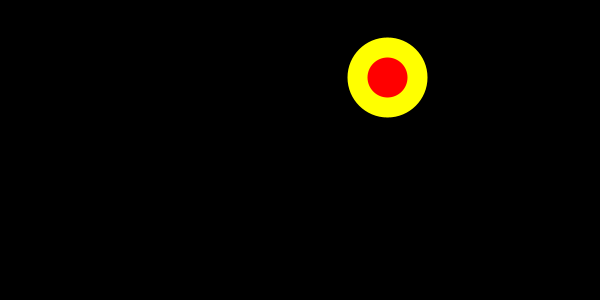
Frame 1 (no input)
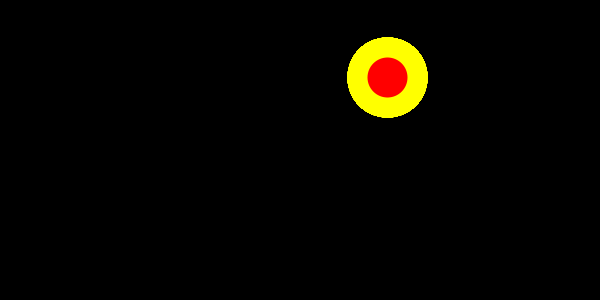
Frame 60 (the mouse pressed at the canvas centre just before this capture)
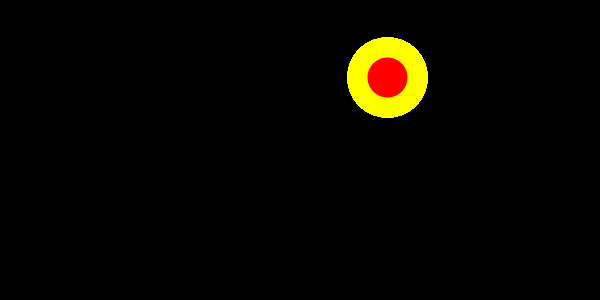
Frame 120 (the mouse held since frame 60 and released just before this capture)

The Processing sketch that drew these frames (run headless with seeded random() and noise(); from frame 60 on, the mouse is pressed at the canvas centre):

// Processing sketch: processing_55241
// ── processing_55241.pde

//Interactivity 1006 YSDN
//code by Anne Marie Hood 2012

float x=random(0,600);
float y=random(0,300);

float a= 255;
float b =0;
float c= 0;

float xMax = x+30;
float xMin = x-30;

float yMax = y+30;
float yMin = y-30;

void setup (){
  size (600,300);
  smooth();
  background (0);
}

void draw (){
  noStroke();
  fill (0);
  frameRate(5);
  fill(a,b,c);
  strokeWeight(20);
  stroke (255,255,0);
  ellipseMode (CENTER);
  ellipse (x,y,60,60);

if (mouseX<xMax && mouseX >xMin && mouseY>yMin && mouseY <yMax){
  a= random(255);
  b= random (255);
  c= random(255);
  ellipse (random (0,600), random (0,300), 60, 60);
 //produces "rollover" changing colours on ellipse
} 

}
void mousePressed (){
  frameRate (1);
  fill (255);
  noStroke();
  rect (random (0,600), random (0,300), 60, 60);
  //white squares appear when mouse is pressed
  //frameRate is slower when mouse is clicked

  }

void keyPressed (){ 
  if (key ==' '){
  fill (0);
  noStroke();
  rect (0,0,width,height);
  //clears the screen when spacebar is pressed
  }

}
